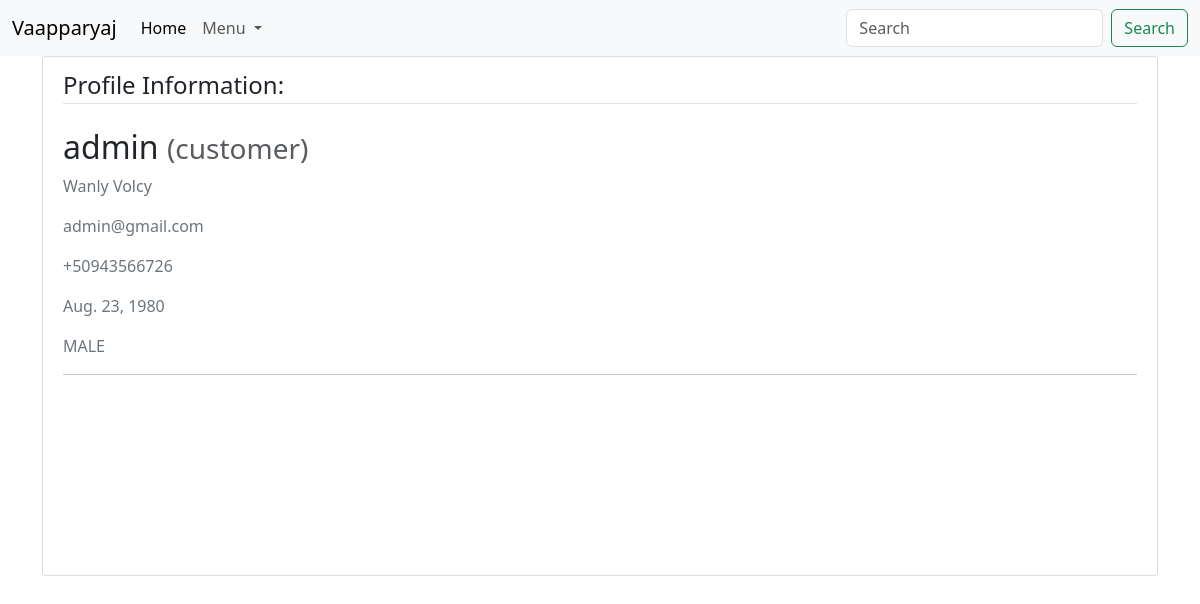
Page /profile/admin on the earlier database version.
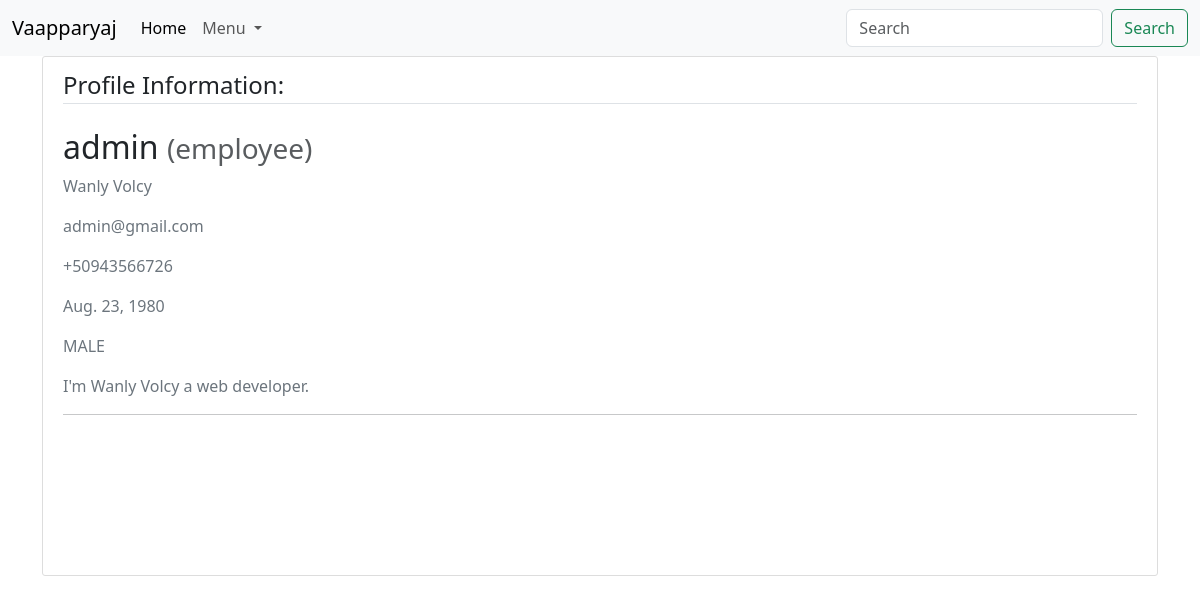
Same page on the later database version.
### users/models.py (models this page shows, shortened)
class CustomUser(AbstractUser):
	MALE = 'MALE'
	FEMALE = 'FEMALE'
	GENDER_CHOICES = (
		(MALE, 'Male'),
		(FEMALE, 'Female'),
	)
	STATUS = [
		('customer', 'customer'),
		('employee', 'employee'),
	]
	email = models.EmailField(unique=True)
	mobile = PhoneNumberField(unique=True)
	date_birth = models.DateField(blank=True, null=True)
	gender = models.CharField(max_length=6, choices=GENDER_CHOICES, verbose_name='Gender')
	status = models.CharField(max_length=10, choices=STATUS, default='customer')
	description = models.TextField('Description', max_length=200, default='', blank=True)

### users/views.py (the view, shortened to what this page needs)
# urls.py: path('profile/<username>', views.profile, name='profile'),
def profile(request, username):
	user = CustomUser.objects.filter(username=username).first()
	if user:
		form = UserUpdateForm(instance=user)
		return render(
			request=request,
			template_name='users/profile.html',
			context={'form':form})
	return redirect('home')

### users/forms.py
class UserUpdateForm(forms.ModelForm):
	email = forms.EmailField()
	class Meta:
		model = CustomUser()
		fields = ['first_name', 'last_name', 'email', 'mobile', 'date_birth', 'gender','description']

### users/templates/users/profile.html (shortened to what this page needs)
{% extends 'base.html' %}
{% load crispy_forms_tags %}
{% block content %}
<main role="main" class="container-xl">
        <div class="row">
            <div class="col-lg-12 col-md-12-p-0 col-sm-12">
                <div class="content-section col-lg-12 col-md-12 col-sm-12 tutorial-style" style="min-height:65vh;">
				    <legend class="border-bottom mb-4">Profile Information:</legend>
				    <form method="POST" enctype="multipart/form-data">
				        <div class="media">
				            <div class="media-body">
				                <h2 class="account-heading">{{ form.instance.username }}
				                    <small class="text-muted">({{ form.instance.status }})</small>
				                </h2>
				                <p class="text-secondary">{{ form.instance.first_name }} {{ form.instance.last_name }}</p>
				                <p class="text-secondary">{{ form.instance.email }}</p>
				                <p class="text-secondary">{{ form.instance.mobile }}</p>
				                <p class="text-secondary">{{ form.instance.date_birth }}</p>
				                <p class="text-secondary">{{ form.instance.gender }}</p>
				                <p class="text-secondary">{{ form.instance.description }}</p>
				            </div>
				        </div>
				        <hr>
				    </form>
				</div>
            </div>
        </div>
    </main>
{% endblock %}

Differences in the rows shown:
changed CustomUser "admin": instance.status "customer" → "employee"; instance.description (not shown) → "I'm Wanly Volcy a web developer."
